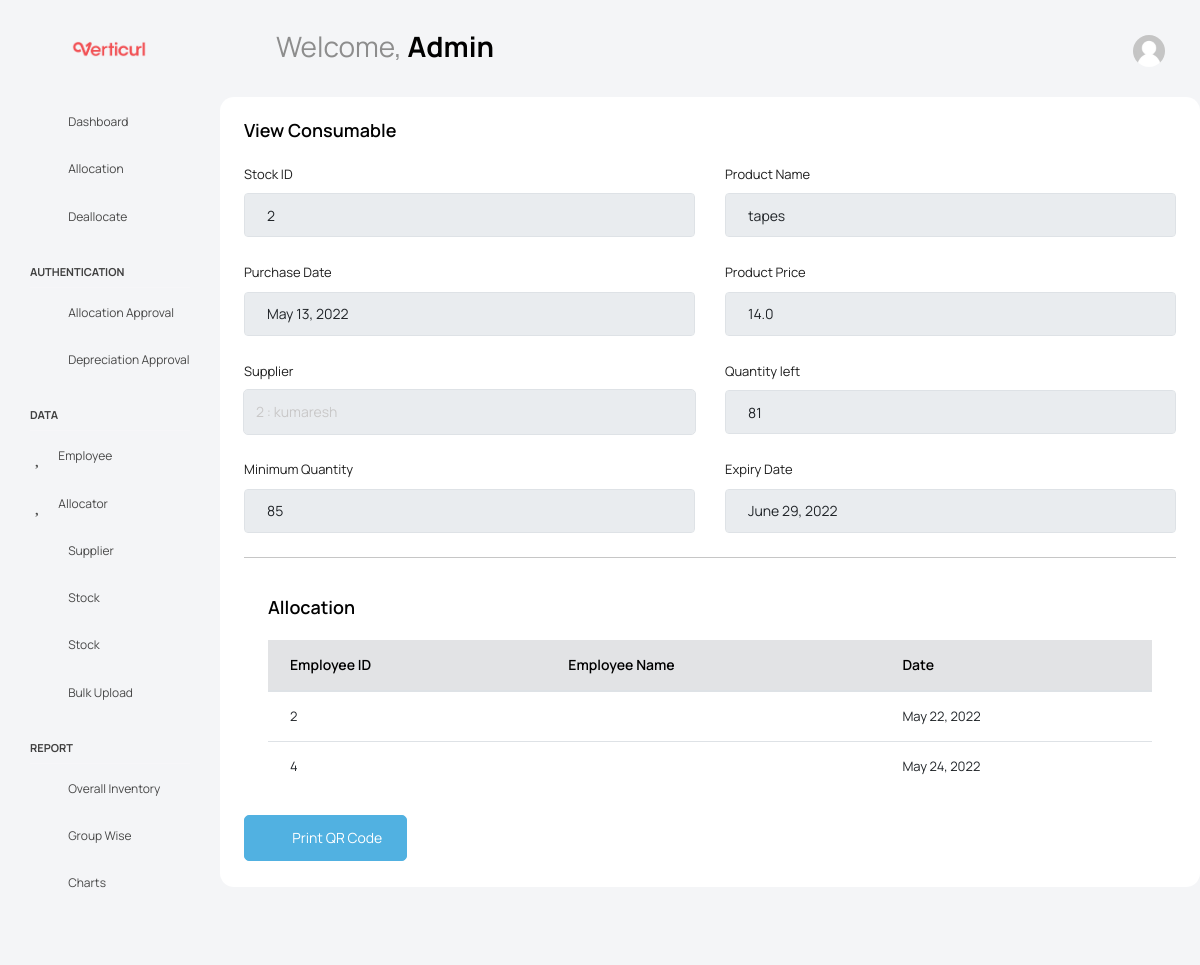
Page /viewConsumable/2/ on the committed database.
### App/models.py (models this page shows, shortened)
class Consumables(models.Model):
    cid = models.ForeignKey(Stock,on_delete=models.CASCADE)
    old_quantity = models.IntegerField()
    old_expiry = models.DateField()
    new_quantity = models.IntegerField()
    new_expiry = models.DateField()
    min_count = models.IntegerField()

class Stock(models.Model):
    id = models.IntegerField(primary_key=True)
    product_name = models.CharField(max_length=100)
    product_price = models.FloatField()
    product_type = models.CharField(max_length=20)
    supplier = models.ForeignKey(Supplier, on_delete=models.CASCADE)
    dop = models.DateField()
    temp = models.CharField(max_length=100)
    def __str__(self):
        return f'{self.id} || {self.product_name} || {self.product_price} || {self.product_type} || {self.supplier} || {self.dop} || {self.temp}'

class Supplier(models.Model):
    sid = models.IntegerField(primary_key=True)
    mobile = models.CharField(max_length=10)
    name = models.CharField(max_length=30)
    email = models.EmailField()
    product_type = models.CharField(max_length=20)
    GST = models.CharField(max_length=50)
    address = models.CharField(max_length=500)
    pincode = models.IntegerField()
    def __str__(self):
        return f'{self.sid}  ||{self.name}  ||{self.email}  || {self.mobile}|| {self.product_type} || {self.GST} || {self.address} || {self.pincode}'

class Allocation(models.Model):
    aid = models.ForeignKey(User,on_delete=models.CASCADE)
    stock = models.ForeignKey(Stock,on_delete=models.CASCADE)
    allocated_date = models.DateField()
    return_date = models.DateField()
    returned = models.IntegerField()
    def __str__(self):
        return f'{self.aid} || {self.stock} ||{self.allocated_date} || {self.return_date} || {self.returned}'

### App/views.py (the view)
# urls.py: path('viewConsumable/<str:pk>/', views.viewConsumable, name='viewConsumable'),
def viewConsumable(request,pk):
    c = Consumables.objects.get(cid = pk)
    allo=''
    try:
        allo = Allocation.objects.filter(stock=c.cid)
        print(allo)
    except:
        pass
    context ={
        'c':c,
        'allo':allo,
    }
    return render(request, 'App/Admin/Stock/viewConsumable.html',context)

### templates/App/Admin/Stock/viewConsumable.html (shortened to what this page needs)
<!DOCTYPE html>
{% load static %}
{% load mathfilters %}
<html lang="en">
<head>
  <link rel="stylesheet" href="{% static 'vendors/feather/feather.css'%} ">
  <link rel="stylesheet" href="{% static 'vendors/mdi/css/materialdesignicons.min.css'%} ">
  <link rel="stylesheet" href="{% static 'vendors/ti-icons/css/themify-icons.css'%} ">
  <link rel="stylesheet" href="{% static 'vendors/typicons/typicons.css'%} ">
  <link rel="stylesheet" href="{% static 'vendors/simple-line-icons/css/simple-line-icons.css'%} ">
  <link rel="stylesheet" href="{% static 'vendors/css/vendor.bundle.base.css'%} ">
  <link rel="stylesheet" href="{% static 'vendors/datatables.net-bs4/dataTables.bootstrap4.css'%} ">
  <link rel="stylesheet" type="text/css" href="{% static 'js/select.dataTables.min.css'%} ">
  <link rel="stylesheet" href="{% static 'vendors/select2/select2.min.css'%} ">
  <link rel="stylesheet" href="{% static 'vendors/morris.js/morris.css'%} ">
  <link rel="stylesheet" href="{% static 'vendors/select2-bootstrap-theme/select2-bootstrap.min.css'%} ">
  <link rel="stylesheet" href="{% static 'css/vertical-layout-light/style.css'%} ">
</head>
<body class="with-welcome-text">
  <div class="container-scroller">
    <nav class="navbar default-layout col-lg-12 col-12 p-0 fixed-top d-flex align-items-top flex-row">
      <div class="text-center navbar-brand-wrapper d-flex align-items-center justify-content-start">
        <div class="me-3">
          <button class="navbar-toggler navbar-toggler align-self-center" type="button" data-bs-toggle="minimize">
            <span class="icon-menu"></span>
          </button>
        </div>
        <div>
          <a class="navbar-brand brand-logo" href="/Admin_Dashboard/">
            <img src="{% static 'Assert/Logo3.png'%}" alt="logo" />
          </a>
        </div>
      </div>
      <div class="navbar-menu-wrapper d-flex align-items-top">
        <ul class="navbar-nav">
          <li class="nav-item font-weight-semibold d-none d-lg-block ms-0">
            <h1 class="welcome-text">Welcome, <span class="text-black fw-bold">Admin</span></h1>
          </li>
        </ul>
        <ul class="navbar-nav ms-auto">
          <li class="nav-item dropdown d-none d-lg-block user-dropdown">
            <a class="nav-link" id="UserDropdown" href="#" data-bs-toggle="dropdown" aria-expanded="false">
              <img class="img-xs rounded-circle" src="{% static 'images/empty_face.jpg' %}" alt="Profile image"> </a>
          </li>
        </ul>
      </div>
    </nav>
    <div class="container-fluid page-body-wrapper">
      <nav class="sidebar sidebar-offcanvas" id="sidebar">
        <ul class="nav">
          <li class="nav-item">
            <a class="nav-link" href="/Admin_Dashboard/">
              <i class="mdi mdi-grid-large menu-icon"></i>
              <span class="menu-title">Dashboard</span>
            </a>
          </li>
          <li class="nav-item">
            <a class="nav-link" href="/allocate/">
              <i class="menu-icon mdi mdi-account-key"></i>
              <span class="menu-title">Allocation</span>
            </a>
          </li>
          <li class="nav-item">
            <a class="nav-link" href="\deallocate\">
              <i class="menu-icon mdi mdi-account-minus"></i>
              <span class="menu-title">Deallocate</span>
            </a>
          </li>
          <li class="nav-item nav-category">Authentication</li>
          <li class="nav-item">
            <a class="nav-link" href="/allocationApproval/">
              <i class="menu-icon mdi  mdi mdi-check"></i>
              <span class="menu-title">Allocation Approval</span>
            </a>
          </li>
          <li class="nav-item">
            <a class="nav-link" href="/depreciationApproval/">
              <i class="menu-icon ti-arrow-down"></i>
              <span class="menu-title">Depreciation Approval</span>
            </a>
          </li>
          <li class="nav-item nav-category">Data</li>
          <li class="nav-item">
            <a class="nav-link" href="/employee/">
              <i class="menu-icon mdi  mdi mdi-account"></i>
              <span class="menu-title">Employee</span>
            </a>
          </li>
            <li class="nav-item">
            <a class="nav-link" href="/newAllocator/">
              <i class="menu-icon mdi  mdi mdi-account"></i>
              <span class="menu-title">Allocator</span>
            </a>
          </li>
          <li class="nav-item">
            <a class="nav-link" href="/supplier/">
              <i class="menu-icon mdi mdi-worker"></i>
              <span class="menu-title">Supplier</span>
            </a>
          </li>
          <li class="nav-item">
            <a class="nav-link" href="/stock/">
              <i class="menu-icon mdi mdi-cart"></i>
              <span class="menu-title">Stock</span>
            </a>
          </li>
           <li class="nav-item">
            <a class="nav-link" href="/stock/">
              <i class="menu-icon mdi mdi-cart"></i>
              <span class="menu-title">Stock</span>
            </a>
          </li>
            <li class="nav-item">
            <a class="nav-link" href="/bulk/">
              <i class="menu-icon mdi mdi-cloud"></i>
              <span class="menu-title">Bulk Upload</span>
            </a>
          </li>
          <li class="nav-item nav-category">Report</li>
          <li class="nav-item">
            <a class="nav-link"  href="/overallInventory/" >
              <i class="menu-icon mdi mdi-book-open"></i>
              <span class="menu-title">Overall Inventory</span>
            </a>
          </li>
          <li class="nav-item">
            <a class="nav-link" data-bs-toggle="collapse" href="#general-pages" aria-expanded="false" aria-controls="general-pages">
              <i class="menu-icon mdi mdi-book-multiple"></i>
              <span class="menu-title">Group Wise</span>
              <i class="menu-arrow"></i>
            </a>
          </li>
          <li class="nav-item">
            <a class="nav-link" data-bs-toggle="collapse" href="#error" aria-expanded="false" aria-controls="error">
              <i class="menu-icon mdi mdi mdi-chart-line"></i>
              <span class="menu-title">Charts</span>
              <i class="menu-arrow"></i>
            </a>
          </li>
        </ul>
      </nav>
      <div class="main-panel">
        <div class="col-12 grid-margin stretch-card">
              <div class="card">
                <div class="card-body">
                  <h4 class="card-title">View Consumable</h4>
                  <form class="forms-sample">
                    <div class="form-group row">
                      <div class="col">
                          <label>Stock ID</label>
                          <input disabled type="text" class="form-control" id="Empid" value="{{c.cid.id}}">
                      </div>
                        <div class="col">
                          <label>Product Name</label>
                          <input disabled type="text" class="form-control" id="FirstName" value="{{c.cid.product_name}}">
                        </div>
                    </div>
                      <div class="form-group row">
                         <div class="col">
                          <label>Purchase Date</label>
                          <input disabled type="text" class="form-control" id="purchase" value="{{c.cid.dop}}">
                        </div>
                        <div class="col">
                          <label>Product Price</label>
                          <input disabled type="text" class="form-control" id="LastName" value="{{c.cid.product_price}}">
                        </div>
                      </div>
                    <div class="form-group row">
                      <div class="col">
                        <label for="supplier">Supplier</label>
                        <select disabled class="form-control" id="supplier">
                          <option value="1">{{c.cid.supplier.sid}} : {{c.cid.supplier.name}}</option>
                        </select>
                      </div>
                     <div class="col"  id="CT">
                          <label>Quantity left</label>
                          <input disabled type="number" class="form-control" id="count" value="{{ c.new_quantity|add:c.old_quantity }}" >
                        </div>
                    </div>
                    <div class="form-group row">
                        <div class="col"  id="MCT">
                          <label>Minimum Quantity</label>
                          <input disabled required type="number" class="form-control" id="Mcount" value="{{c.min_count}}">
                        </div>
                      <div class="col">
                          <label>Expiry Date</label>
                          <input disabled type="text" class="form-control" id="expiry" value="{{c.new_expiry}}">
                        </div>
                    </div>
                    <hr>
                    <div class="card">
                        <div class="card-body">
                          <h4 class="card-title">Allocation</h4>
                          <div class="row">
                            <div class="col-12">
                              <div class="table-responsive">
                                <table id="order-listing" class="table">
                                  <thead class="table-secondary">
                                    <tr>
                                        <th>Employee ID</th>
                                        <th>Employee Name</th>
                                        <th>Date</th>
                                    </tr>
                                  </thead>
                                  <tbody>
                                    {% for i in allo %}
                                    <tr>
                                        <td>{{i.aid}}</td>
                                        <td>{{i.cid.first_name}}</td>
                                        <td>{{i.allocated_date}}</td>
                                    </tr>
                                  {% endfor %}
                      </tbody>
                    </table>
                  </div>
                </div>
              </div>
            </div>
          </div>
                    <div>
                      <button type="button" class="btn btn-info btn-icon-text" onclick="create()">
                               <i class="ti-printer btn-icon-prepend"></i>
                               Print QR Code
                      </button>
<table border="0" align="center">
<tr><td align="center">
</td></tr>
</table>
                    </div>
                  </form>
                </div>
              </div>
            </div>
      </div>
      </div>
    </div>
</body>
</html>

### rows in the picture
Consumables: cid.id "2", cid.product_name "tapes", cid.dop "May 13, 2022", cid.product_price "14.0", cid.sid "2 : kumaresh", new_quantity|add "81", min_count "85", new_expiry "June 29, 2022"
Allocation: aid "2", allocated_date "May 22, 2022"
Allocation: aid "4", allocated_date "May 24, 2022"
